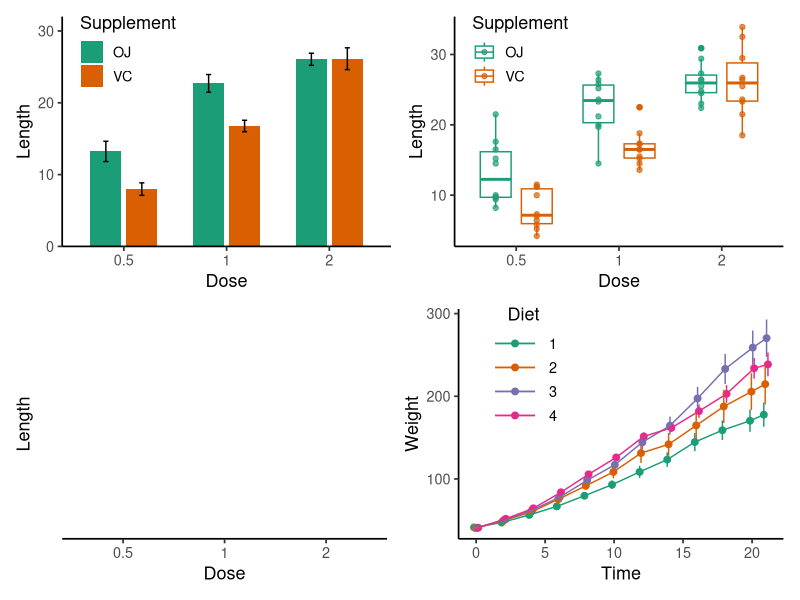
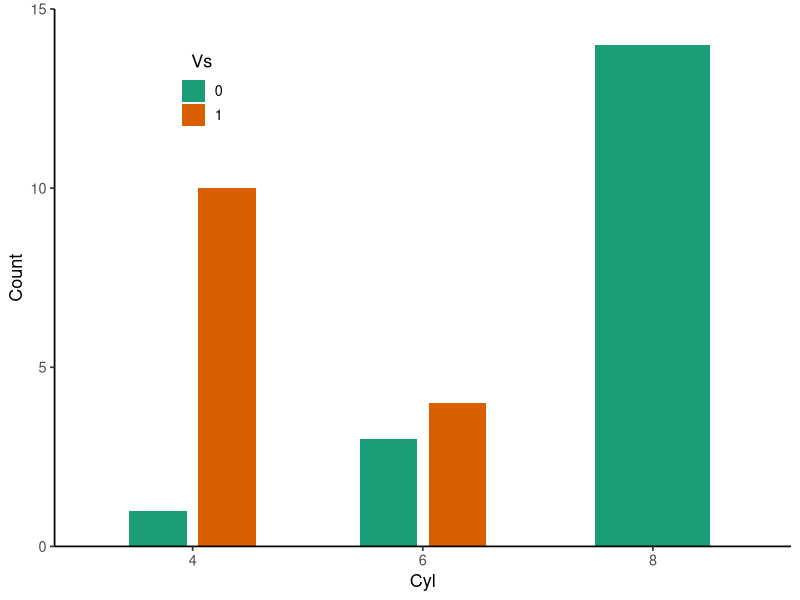
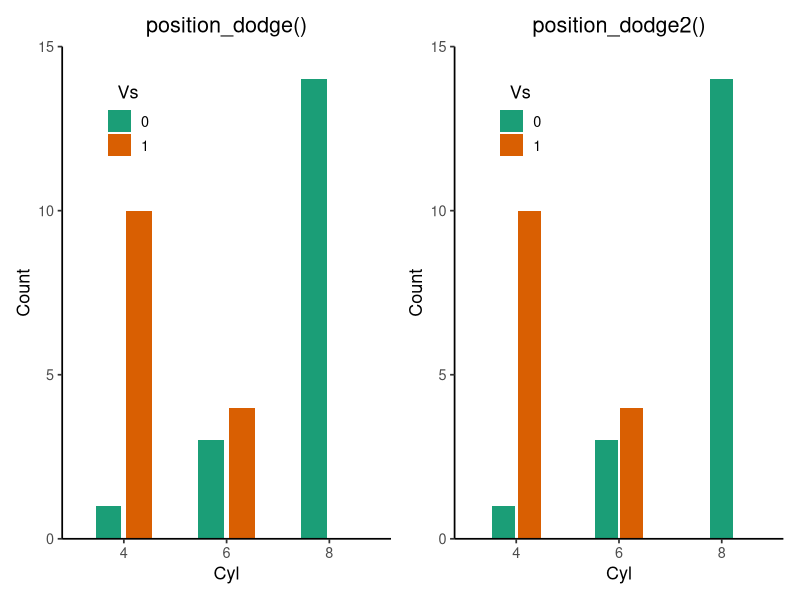
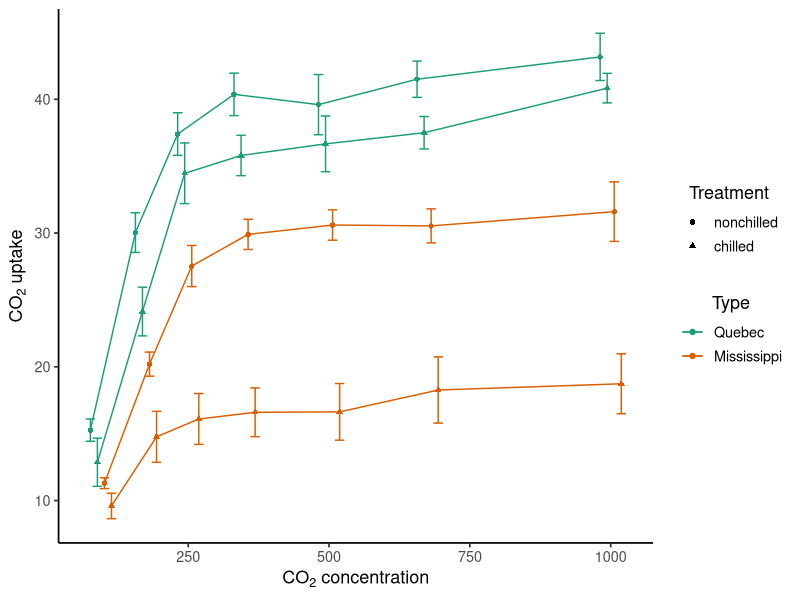

The R script that drew these images, in order:
## ---- chunk 1
knitr::opts_chunk$set(message = F, 
                      error = F, 
                      warning = F,
                      fig.align = "center")

## ---- chunk 2
library(tidyverse)

### (1) A dodged barplot with error bars
ToothGrowth_summary <- ToothGrowth %>% 
  group_by(dose, supp) %>% 
  summarise(mean_len = mean(len),
            n = n(),
            se_len = sd(len)/sqrt(n))

p_dodged_barplot <- ggplot(ToothGrowth_summary) + 
  geom_col(aes(x = as.factor(dose), 
               y = mean_len, 
               fill = supp),  # "supp" will be used as the variable for dodging
           position = position_dodge(width = 0.7), 
           width = 0.6) + 
  geom_errorbar(aes(x = as.factor(dose), 
                    ymin = mean_len - se_len, 
                    ymax = mean_len + se_len, 
                    group = supp),  # need to specify the variable for dodging
                position = position_dodge(width = 0.7),  # make sure the dodge width is the same as the previous layer(s) 
                width = 0.1) + 
  scale_fill_brewer(palette = "Dark2") + 
  scale_y_continuous(limits = c(0, 32), expand = c(0, 0)) + 
  labs(x = "Dose", y = "Length", fill = "Supplement") + 
  theme_classic(base_size = 13) + 
  theme(legend.position = c(0.2, 0.85))

### (2) A dodged boxplot with background points
p_dodged_boxplot <- ggplot(ToothGrowth) + 
  geom_boxplot(aes(x = as.factor(dose), 
                   y = len, 
                   color = supp),  # "supp" will be used as the variable for dodging
               position = position_dodge(width = 0.8), 
               width = 0.6) + 
  geom_point(aes(x = as.factor(dose), 
                 y = len, 
                 color = supp),  # "supp" will be used as the variable for dodging
             position = position_dodge(width = 0.8), 
             alpha = 0.7) + 
  scale_color_brewer(palette = "Dark2") + 
  labs(x = "Dose", y = "Length", color = "Supplement") + 
  theme_classic(base_size = 13) + 
  theme(legend.position = c(0.2, 0.85))

### (3) A dodged dotchart with line ranges 
p_dodged_dotchart <- ggplot(ToothGrowth) + 
  stat_summary(geom = "pointrange", 
               aes(x = as.factor(dose), 
                   y = len, 
                   color = supp),  # "supp" will be used as the variable for dodging
               fun.data = "mean_cl_boot",
               position = position_dodge(width = 0.5),
               size = 1.2,
               linewidth = 1) + 
  scale_color_brewer(palette = "Dark2") + 
  labs(x = "Dose", y = "Length", color = "Supplement") + 
  theme_classic(base_size = 13) + 
  theme(legend.position = c(0.2, 0.75),
        legend.key.size = unit(0.4, "in"))

### (4) A dodged line chart
ChickWeight_summary <- ChickWeight %>% 
  group_by(Diet, Time) %>% 
  summarise(mean_weight = mean(weight),
            n = n(),
            se_weight = sd(weight)/sqrt(n))

p_dodged_linechart <- ggplot(ChickWeight_summary) + 
  geom_point(aes(x = Time,
                 y = mean_weight,
                 color = Diet),  # "Diet" will be used as the variable for dodging
             position = position_dodge(width = 0.4),
             size = 2) + 
  geom_errorbar(aes(x = Time,
                    ymin = mean_weight - se_weight,
                    ymax = mean_weight + se_weight,
                    color = Diet),  # "Diet" will be used as the variable for dodging
                position = position_dodge(width = 0.4),
                width = 0) + 
  geom_path(aes(x = Time,
                 y = mean_weight,
                 color = Diet),  # "Diet" will be used as the variable for dodging
            position = position_dodge(width = 0.4)) + 
  scale_color_brewer(palette = "Dark2") + 
  labs(x = "Time", y = "Weight", color = "Diet") + 
  theme_classic(base_size = 13) + 
  theme(legend.position = c(0.2, 0.75),
        legend.key.width = unit(0.5, "in"),
        legend.title = element_text(hjust = 0.5))

### Arrange the plots
library(patchwork)

(p_dodged_barplot + p_dodged_boxplot)/(p_dodged_dotchart + p_dodged_linechart)

## ---- chunk 3
### A dodged barplot with a missing category for the eight-cylinder cars
ggplot(mtcars) +
  geom_bar(aes(x = factor(cyl), 
               fill = factor(vs)), 
           position = position_dodge(width = 0.6),
           width = 0.5) + 
  scale_fill_brewer(palette = "Dark2") + 
  scale_y_continuous(limits = c(0, 15), expand = c(0, 0)) + 
  labs(x = "Cyl", y = "Count", fill = "Vs") + 
  theme_classic(base_size = 13) + 
  theme(legend.position = c(0.2, 0.85),
        legend.key.width = unit(0.25, "in"),
        legend.title = element_text(hjust = 0.5))

## ---- chunk 4
### Use position_dodge()
p_dodged_barplot_position_dodge <- ggplot(mtcars) +
  geom_bar(aes(x = factor(cyl), 
               fill = factor(vs)), 
           position = position_dodge(width = 0.6, preserve = "single"),  # specify the argument preserve = "single"
           width = 0.5) + 
  scale_fill_brewer(palette = "Dark2") + 
  scale_y_continuous(limits = c(0, 15), expand = c(0, 0)) + 
  labs(title = "position_dodge()", x = "Cyl", y = "Count", fill = "Vs") + 
  theme_classic(base_size = 13) + 
  theme(plot.title = element_text(hjust = 0.5),
        legend.position = c(0.2, 0.85),
        legend.key.width = unit(0.25, "in"),
        legend.title = element_text(hjust = 0.5))

### Use position_dodge2()
p_dodged_barplot_position_dodge2 <- ggplot(mtcars) +
  geom_bar(aes(x = factor(cyl), 
               fill = factor(vs)), 
           position = position_dodge2(width = 0.6, preserve = "single"),
           width = 0.5) + 
  scale_fill_brewer(palette = "Dark2") + 
  scale_y_continuous(limits = c(0, 15), expand = c(0, 0)) + 
  labs(title = "position_dodge2()", x = "Cyl", y = "Count", fill = "Vs") + 
  theme_classic(base_size = 13) + 
  theme(plot.title = element_text(hjust = 0.5),
        legend.position = c(0.2, 0.85),
        legend.key.width = unit(0.25, "in"),
        legend.title = element_text(hjust = 0.5))

### Arrange the plots
library(patchwork)
p_dodged_barplot_position_dodge + p_dodged_barplot_position_dodge2

## ---- chunk 5
### Summarize the CO2 dataset
CO2_summary <- CO2 %>% 
  group_by(Type, Treatment, conc) %>% 
  summarise(mean_uptake = mean(uptake),
            n = n(),
            se = sd(uptake)/sqrt(n))

### A dodged line chart with two variables for dodging
ggplot(CO2_summary) + 
  geom_point(aes(x = conc, 
                 y = mean_uptake, 
                 shape = Treatment, 
                 color = Type, 
                 group = interaction(Treatment, Type)),  # use interaction() to create all level combinations for dodging
             position = position_dodge(width = 50)) +  # set the dodge width based on the unit of the x-axis
  geom_line(aes(x = conc, 
                y = mean_uptake, 
                color = Type, 
                group = interaction(Treatment, Type)),  # use interaction() to create all level combinations for dodging 
            position = position_dodge(width = 50)) +  
  geom_errorbar(aes(x = conc, 
                    ymin = mean_uptake - se,
                    ymax = mean_uptake + se,
                    color = Type, 
                    group = interaction(Treatment, Type)),  # use interaction() to create all level combinations for dodging
                    position = position_dodge(width = 50)) + 
  scale_color_brewer(palette = "Dark2") + 
  labs(x = expression(CO[2]~concentration), y = expression(CO[2]~uptake), shape = "Treatment", color = "Type") + 
  theme_classic(base_size = 13) + 
  theme(legend.position = "right",
        legend.key.width = unit(0.25, "in"),
        legend.title = element_text(hjust = 0.5))

